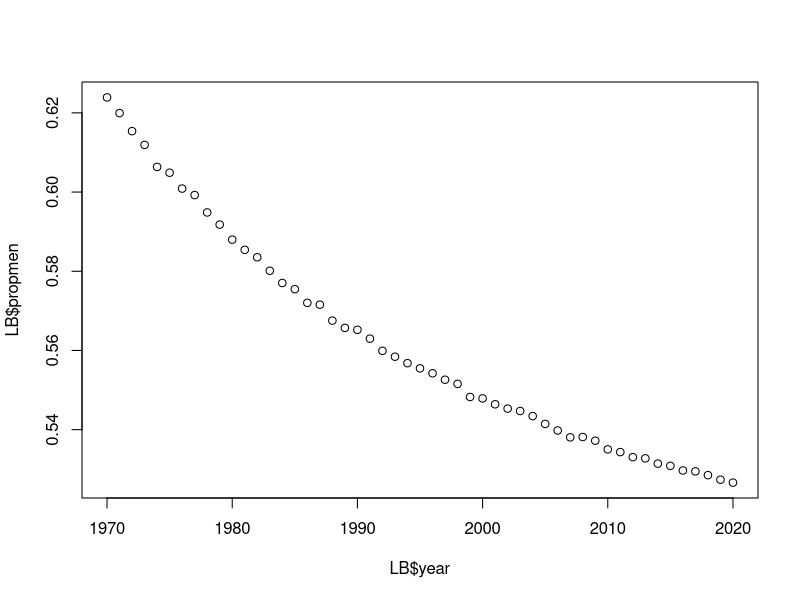
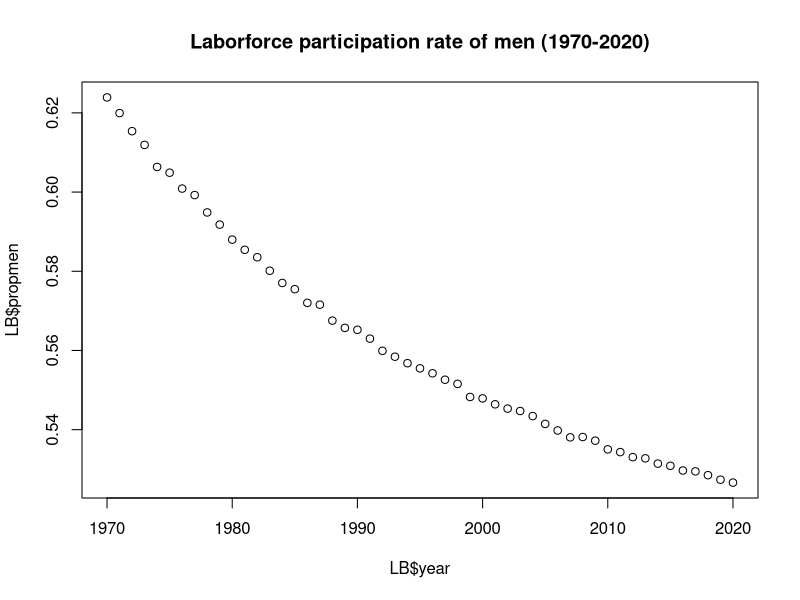
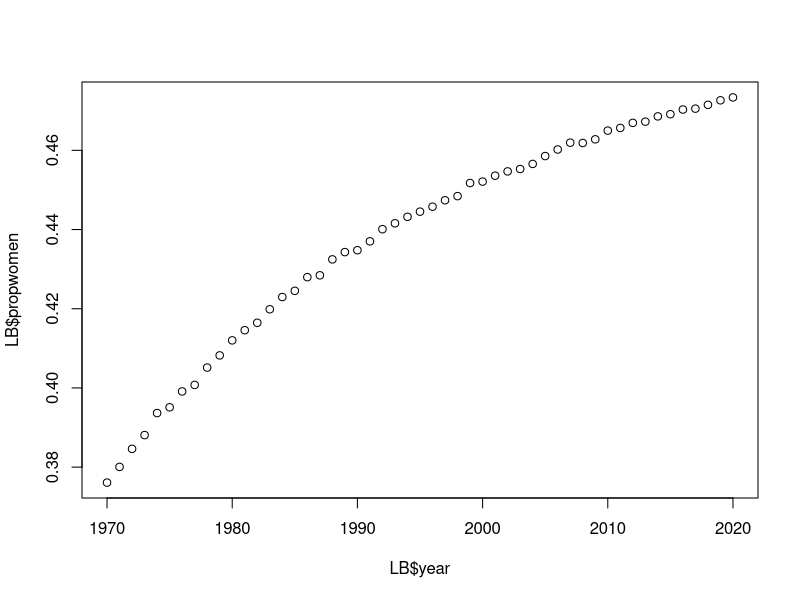
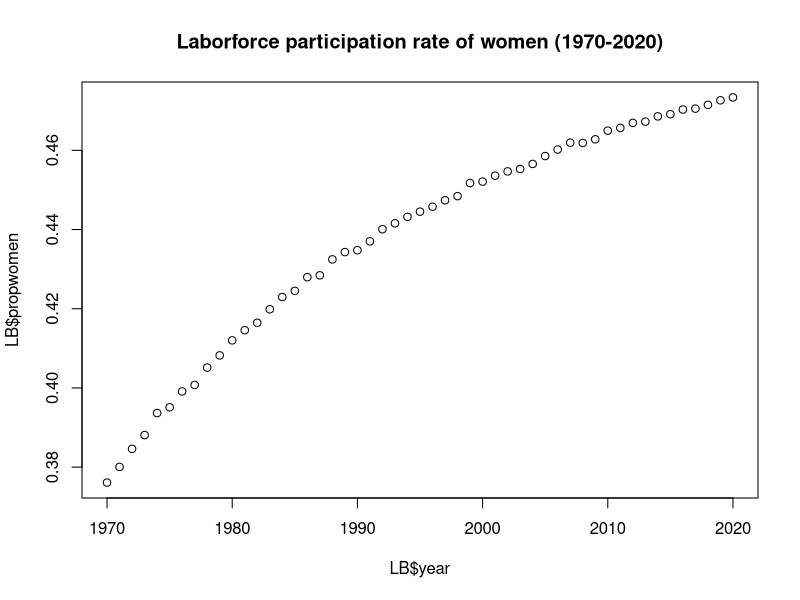

Source code (R) for these figures, in order:
##########################################################################
# HOMEWORK 1
# Shabnam Shahrezaei
##########################################################################

# Setting the working directory

setwd("C:/Users/13095/Desktop/Emory/Emory2025/QTM100/LAB1/data")

# Loading the Dataset
LB <- read.csv("labor_force.csv", header = TRUE)

# Column names
View(LB)
# We have year, men, women

# Dimensions of the data frame
dim(LB)
# 51 rows and 4 columns 

# What years in the dataset?
summary(LB)
# We have 1970 to 2020

# On propotions 
LB$men > LB$women
sum(LB$men > LB$women)
# Yes, true as well 

# Plot on the proportion of men over time 
LB$propmen <- LB$men/(LB$men + LB$women)
plot(x = LB$year, y = LB$propmen)
# Declining proportion 

# Add a title
plot(x = LB$year, y = LB$propmen, main="Laborforce participation rate of men (1970-2020)")
#title(main = "Laborforce participation rate of men (1970-2020)")

# How many years did the proportion exceed 0.56? 
sum(LB$propmen > 0.56)
# 22 times 

# What year was the highest number of participation 
LB$tot_partic <- LB$men + LB$women
max(LB$tot_partic)
# Year was 2020

LB$propwomen <- LB$women/(LB$men + LB$women)
plot(x = LB$year, y = LB$propwomen)
# Declining proportion 

# Add a title
plot(x = LB$year, y = LB$propwomen, main="Laborforce participation rate of women (1970-2020)")